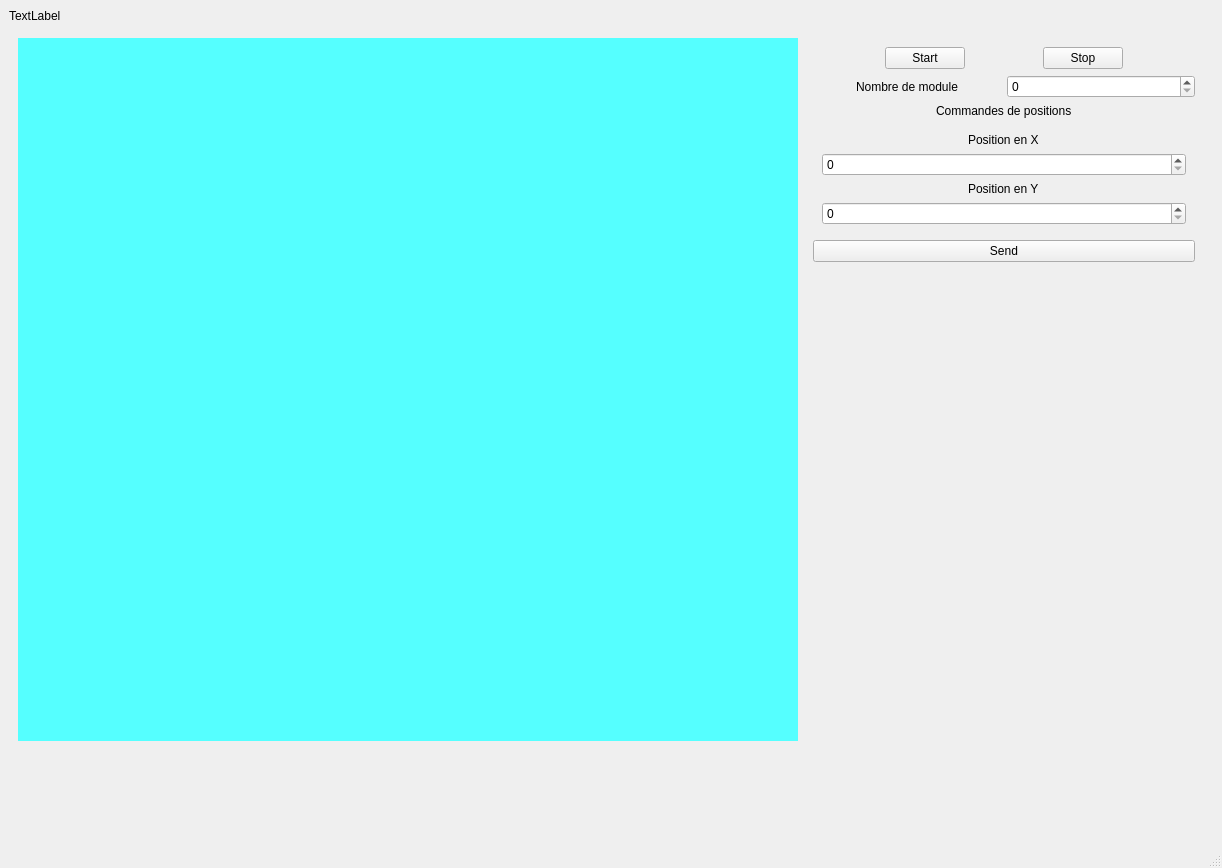
<?xml version="1.0" encoding="UTF-8"?>
<ui version="4.0">
 <class>MainWindow</class>
 <widget class="QMainWindow" name="MainWindow">
  <property name="geometry">
   <rect>
    <x>0</x>
    <y>0</y>
    <width>1222</width>
    <height>868</height>
   </rect>
  </property>
  <property name="windowTitle">
   <string>MainWindow</string>
  </property>
  <widget class="QWidget" name="centralwidget">
   <property name="maximumSize">
    <size>
     <width>1230</width>
     <height>759</height>
    </size>
   </property>
   <layout class="QVBoxLayout" name="verticalLayout">
    <item>
     <widget class="QLabel" name="mainTitle">
      <property name="maximumSize">
       <size>
        <width>16777215</width>
        <height>100</height>
       </size>
      </property>
      <property name="text">
       <string>TextLabel</string>
      </property>
     </widget>
    </item>
    <item>
     <layout class="QHBoxLayout" name="horizontalLayout">
      <item>
       <widget class="QWidget" name="widget" native="true">
        <layout class="QHBoxLayout" name="horizontalLayout_2">
         <item>
          <widget class="QWidget" name="widgetAffichageSherpent" native="true">
           <property name="minimumSize">
            <size>
             <width>600</width>
             <height>600</height>
            </size>
           </property>
           <property name="styleSheet">
            <string notr="true">background-color: rgb(85, 255, 255);</string>
           </property>
          </widget>
         </item>
         <item>
          <widget class="QWidget" name="widget_2" native="true">
           <property name="minimumSize">
            <size>
             <width>400</width>
             <height>0</height>
            </size>
           </property>
           <property name="maximumSize">
            <size>
             <width>400</width>
             <height>16777215</height>
            </size>
           </property>
           <layout class="QVBoxLayout" name="verticalLayout_2">
            <item>
             <layout class="QHBoxLayout" name="horizontalLayout_5">
              <item>
               <spacer name="horizontalSpacer_4">
                <property name="orientation">
                 <enum>Qt::Horizontal</enum>
                </property>
                <property name="sizeHint" stdset="0">
                 <size>
                  <width>40</width>
                  <height>20</height>
                 </size>
                </property>
               </spacer>
              </item>
              <item>
               <widget class="QPushButton" name="startBtn">
                <property name="text">
                 <string>Start</string>
                </property>
               </widget>
              </item>
              <item>
               <spacer name="horizontalSpacer">
                <property name="orientation">
                 <enum>Qt::Horizontal</enum>
                </property>
                <property name="sizeHint" stdset="0">
                 <size>
                  <width>40</width>
                  <height>20</height>
                 </size>
                </property>
               </spacer>
              </item>
              <item>
               <widget class="QPushButton" name="stopBtn">
                <property name="text">
                 <string>Stop</string>
                </property>
               </widget>
              </item>
              <item>
               <spacer name="horizontalSpacer_3">
                <property name="orientation">
                 <enum>Qt::Horizontal</enum>
                </property>
                <property name="sizeHint" stdset="0">
                 <size>
                  <width>40</width>
                  <height>20</height>
                 </size>
                </property>
               </spacer>
              </item>
             </layout>
            </item>
            <item>
             <layout class="QHBoxLayout" name="horizontalLayout_3">
              <item alignment="Qt::AlignHCenter">
               <widget class="QLabel" name="label">
                <property name="text">
                 <string>Nombre de module</string>
                </property>
               </widget>
              </item>
              <item>
               <widget class="QSpinBox" name="nbrModuleSpinBox"/>
              </item>
             </layout>
            </item>
            <item alignment="Qt::AlignHCenter">
             <widget class="QLabel" name="label_2">
              <property name="text">
               <string>Commandes de positions</string>
              </property>
             </widget>
            </item>
            <item>
             <widget class="QWidget" name="commandWidget" native="true">
              <layout class="QVBoxLayout" name="commandWidgetVerticalLayout">
               <item alignment="Qt::AlignHCenter">
                <widget class="QLabel" name="xPosLabel">
                 <property name="text">
                  <string>Position en X</string>
                 </property>
                </widget>
               </item>
               <item>
                <widget class="QSpinBox" name="xPosSpinBox">
                 <property name="maximum">
                  <number>600</number>
                 </property>
                 <property name="displayIntegerBase">
                  <number>10</number>
                 </property>
                </widget>
               </item>
               <item alignment="Qt::AlignHCenter">
                <widget class="QLabel" name="yPosLabel">
                 <property name="text">
                  <string>Position en Y</string>
                 </property>
                </widget>
               </item>
               <item>
                <widget class="QSpinBox" name="yPosSpinBox">
                 <property name="maximum">
                  <number>600</number>
                 </property>
                </widget>
               </item>
              </layout>
             </widget>
            </item>
            <item>
             <widget class="QPushButton" name="sendBtn">
              <property name="text">
               <string>Send</string>
              </property>
             </widget>
            </item>
            <item>
             <spacer name="verticalSpacer">
              <property name="orientation">
               <enum>Qt::Vertical</enum>
              </property>
              <property name="sizeHint" stdset="0">
               <size>
                <width>20</width>
                <height>40</height>
               </size>
              </property>
             </spacer>
            </item>
           </layout>
          </widget>
         </item>
        </layout>
       </widget>
      </item>
     </layout>
    </item>
   </layout>
  </widget>
  <widget class="QMenuBar" name="menubar">
   <property name="geometry">
    <rect>
     <x>0</x>
     <y>0</y>
     <width>1222</width>
     <height>26</height>
    </rect>
   </property>
  </widget>
  <widget class="QStatusBar" name="statusbar"/>
 </widget>
 <resources/>
 <connections/>
</ui>
